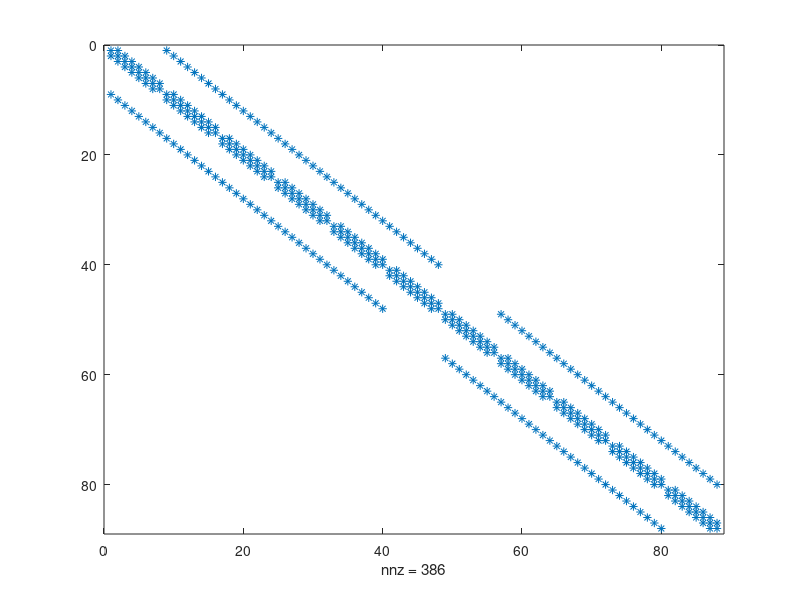

MATLAB code to generate this figure: (Note: this script raises an error after producing the figure.)
clc; clear; close all;
% params
m = 8; 
n = 6;
kx = 1.02;
ky = 0.98;
lx = 1.0;
ly = 1.0;
U = 1;
Re = 100.0;
dt = 0.01;
nu = m*n;
nv = m*(n-1);

% x,y,dx,dy
x = zeros(1,m+1)';
y = zeros(1,n+1)';
dx = zeros(1,m)';
dy = zeros(1,n)';
% X, DX gem
dx1 = lx  * (1-kx) /(1-kx^m);
if (abs(kx - 1) < 1e-9) 
    dx1= lx/m;
end
x(1) = 0.0;
x(m+1) = lx;
dx(1) = dx1;
for i = 2:m
    dx(i) = kx*dx(i-1);
    x(i) = x(i-1) + dx(i-1);
end

% Y, DY gen
dy1 = ly  * (1-ky) /(1-ky^n);
if (abs(ky - 1) < 1e-9) 
    dy1= ly/n;
end
y(1) = 0.0;
y(n+1) = ly;
dy(1) = dy1;
for i = 2:n
    dy(i) = ky*dy(i-1);
    y(i) = y(i-1) + dy(i-1);
end

% R GEN
dyq = zeros(m*n, 1);
for i = 1:n
    dyq((i-1)*(m)+1:i*(m)) = repmat(dy(i), m, 1);
end
dxq = zeros((n-1)*m, 1); % Preallocate dxq with zeros
index = 1; % Initialize an index variable
for i = 1:n-1
    dxq(index:index+length(dx)-1) = dx; % Fill dxq
    index = index + length(dx); % Update the index
end
R = [diag([dyq; dxq])];


% M GEN
M = zeros((m-1)*n+m*(n-1),1);
ctr = 0;
c = 0;
for j = 1:n
    for i = 2:m
        M((i-1)+c) = 0.5*(dx(i)+dx(i-1));
        ctr = ctr+1;
    end
    c = ctr;
end
c = (m-1)*n;
ctr = 0;
for i = 2:n
    for j = 1:m
        M(c+(i-2)*(m)+j) = 0.5*(dy(i)+dy(i-1));
    end
end
M = diag(M);



%!!!!!!!!!!!!!!!!!!!! Laplace !!!!!!!!!!!!!!!!!!!!!!!!!!!
L = zeros(m*(n-1)+m*n,m*(n-1)+m*n);
Lxu = zeros(m*n,m*n);
Lyu = zeros(m*n,m*n);
Lxv = zeros(m*(n-1),m*(n-1));
Lyv = zeros(m*(n-1),m*(n-1));

%!!!!!!!!!!!!!!!! Lyu : d^2u/dy^2 !!!!!!!!!!!!!!!!!!!!!!!

Imax= (m)*n;
BC = zeros(m*n+m*(n-1),1);
for I = 1:m       
    % bottom
    hc = dyq(I);
    hn = 0.5*(dyq(I+m) + dyq(I)); 
    Lyu(I,I) = -2*(hn+hc)/(hc*hc*hn);
    Lyu(I,I + m) = 1/(hn*hc);
    % fprintf("hc=%5.3f; hn = %5.3f\n", hc,hn);
    % % top
    J = Imax + 1 - I;
    hc = dyq(J);
    hs = 0.5*(dyq(J-(m))+dyq(J));
    Lyu(J,J) = -(2*hc+hs)/(hc*hc*hs);
    Lyu(J,J - (m)) = 1/(hs*hc);

    % BCtop
    BC(J) = BC(J) + 2*U/hc/hc/Re;
end

% INNER PART
for I = m+1:Imax-(m)
    hc = dyq(I);
    hn = 0.5*(dyq(I)+dyq(I+m));
    hs = 0.5*(dyq(I)+dyq(I-(m)));

    Lyu(I,I) = - (hs+hn) /(hs*hc*hn); % u  times 
    Lyu(I,I + m) = 1/(hn*hc); % u east times
    Lyu(I,I -(m))= 1/(hs*hc); % u west times
    % fprintf("hs = %5.3f; hc=%5.3f; hn = %5.3f\n", hs,hc,hn);
end
% % spy(Lyu);

%!!!!!!!!!!!!!!!! Lxu : d^2u/dx^2 !!!!!!!!!!!!!!!!!!!!!!!

for i = 1:n
    dxLu((i-1)*(m-1)+1:i*(m-1)) = dx(2:m);
end

ctr = 2; % row counter for inner part
for I = 0:n-1
    %!left
    hc = 0.5*( dxLu(I*(m-1)+1)+dx(1) );
    hw = dx(1); %! SHOULD BE dx(1)/2 i think? NO dx is distance between two velocities on edges
    he = dxLu(I*(m-1)+1);
    %! VALUE AT THE FACE ON LEFT EDGE Lxu(I*(m-1)+1 , I*(m-1)+1 - 1) -> moved to RHS in BC subroutine
    Lxu(I*(m)+1 , I*(m)+1 ) = -2/(hw*he);
    Lxu(I*(m)+1 , I*(m)+1 + 1 ) = 1/(he*hc);
    % fprintf("hw = %7.5f; hc=%7.5f; he = %7.5f\n", hw,hc,he);

    % ! right
    hc = dxLu((I+1) * (m-1));
    he = dxLu((I+1) * (m-1));
    hw = dxLu((I+1) * (m-1));
    % fprintf("hw = %7.5f; hc=%7.5f; he = %7.5f\n", hw,hc,he);

    % ! TWO POINT SCHEME
    Lxu((I+1)* (m) , (I+1)*(m) )    = -2/(hw*he) + 1/(hc*he);
    Lxu((I+1)*(m) , (I+1)*(m) -1 )  = 1/(hc*hw);
     

    % ! INTERIOR
    
    for J = I*(m-1)+2:(I+1)*(m-1)
        hc = 0.5*(dxLu(J)+dxLu(J-1));
        he = dxLu(J);
        hw = dxLu(J-1);
        % fprintf("dxLu(%2d)=%7.5f hw = %7.5f; hc=%7.5f; he = %7.5f\n", J,dxLu(J),hw,hc,he);
        Lxu( ctr , ctr ) = - (hw+he)/(hw*he*hc);
        Lxu( ctr , ctr+1 ) = 1/(he*hc);
        Lxu( ctr , ctr-1 ) = 1/(hw*hc);
        ctr = ctr + 1;
    end
    ctr = ctr + 2;
end

% spy(Lxu+Lyu);

%%!!!!!!!!!!!!!!!!!! Lyv : d^2v/dy^2 !!!!!!!!!!!!!!!!
for i=0:n-2
    dyLv(i*m+1:i*m+m)=dy(i+2);
end

Imax= m*(n-1);
% 
for I = 1:m
    %!bottom
    hc = 0.5*(dyLv(I)+dy(1));
    hn = dyLv(I);
    hs = dy(1);
    Lyv(I,I) = -(hs+hn)/(hs*hc*hn);
    Lyv(I,I + m) = 1/(hn*hc);

    %!top
    J = Imax + 1 - I;
    hc = 0.5*(dyLv(J)+dyLv(J-m));
    hn = dyLv(J);
    hs = dyLv(J-m);
    Lyv(J,J) = -(hs+hn)/(hs*hc*hn);
    Lyv(J,J - m ) = 1/(hs*hc);
end
for I = m + 1:Imax-(m);
    hc = 0.5*(dyLv(I)+dyLv(I-m));
    hn = dyLv(I);
    hs = dyLv(I-m);
    Lyv(I,I) = -(hs+hn)/(hs*hc*hn);
    Lyv(I,I + m) = 1/(hn*hc);
    Lyv(I,I - m)= 1/(hs*hc);
end


% !!!!!!!!!!!!!!!!!! Lxv : d^2v/dx^2 !!!!!!!!!!!!!!!!
for I = 0:n-2
    % !left
    hc = dxq(I*m+1);
    he = 0.5*( dxq(I*m+1)+dxq(I*m+1+1)); %! was I+m+1+1 typo
    Lxv(I*m + 1 , I*m + 1 ) = - (2*he+hc)/(hc*hc*he);
    Lxv(I*m + 1 , I*m + 1 + 1 ) = 1/(hc*he);

    % !right
    hc = dxq((I+1)*m);
    hw = 0.5*( dxq((I+1)* m) + dxq((I+1)*m -1) );
    Lxv((I+1)* m , (I+1)*m ) = - (2*hw+hc)/(hc*hc*hw);
    Lxv((I+1)* m , (I+1)*m -1 ) = 1/(hc*hw);
    
    % ! INNER
    for J = I* m + 2:(I+1)* m -1
        hc = dxq(J);
        he = 0.5*(dxq(J)+dxq(J+1));
        hw = 0.5*(dxq(J)+dxq(J-1)); 
        Lxv( J , J ) = - (he+hw)/(he*hc*hw);
        Lxv( J , J+1 ) = 1/(he*hc);
        Lxv( J , J-1 ) = 1/(hw*hc);
    end
end
L(1:nu,1:nu) = Lxu + Lyu;
L(nu+1:nu+nv,nu+1:nu+nv) = Lxv + Lyv;
spy(L)

A = (M*L*inv(R));
% spy(round((A-A')*100)/100);